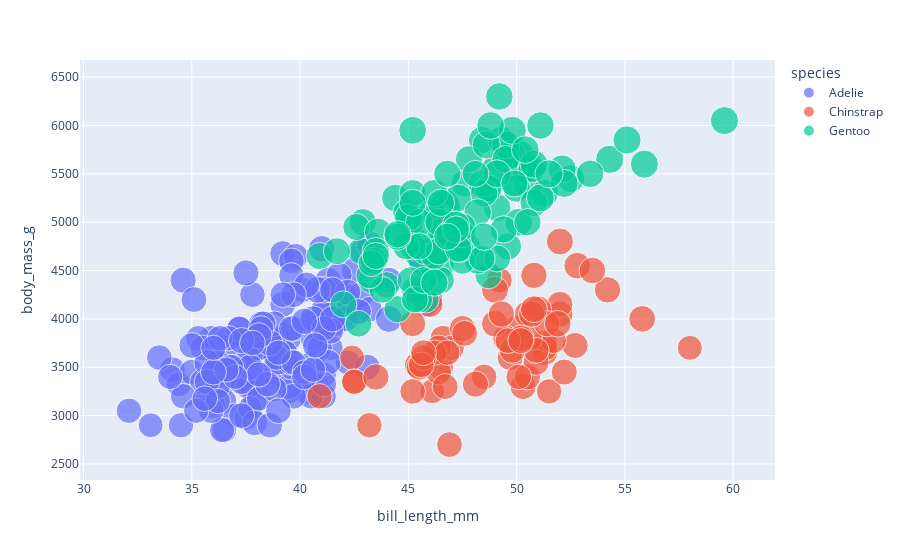

Notebook source saved alongside this figure:
### Code cell
penguins.flipper_length_mm = penguins.flipper_length_mm.fillna(0)
px.scatter( data_frame=penguins, x = 'bill_length_mm', y ='body_mass_g', color="species", size="flipper_length_mm" )
